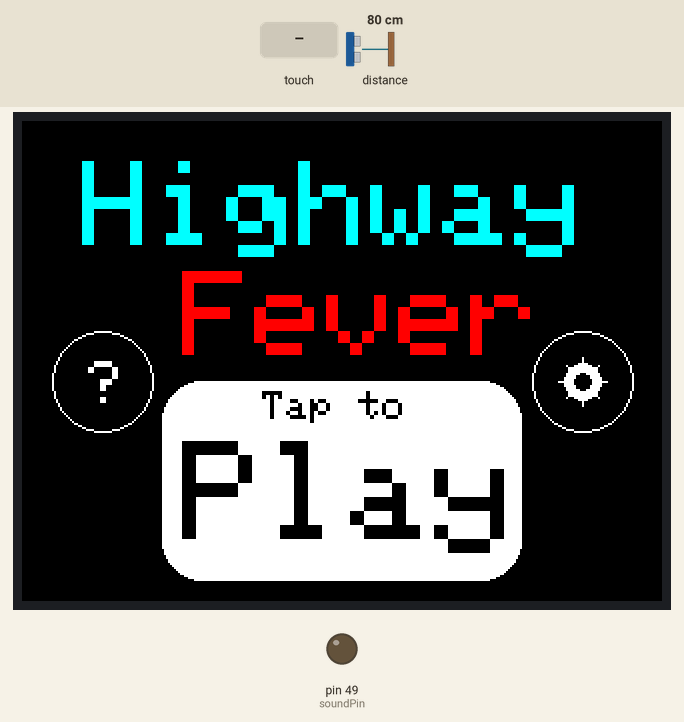
Recording of a sketch running on a simulated Arduino Mega 2560, built with avr-gcc and run on an emulated ATmega2560. On the bench: 320×240 colour display, output pins drawn as LEDs (lit = HIGH). Dashed ring = blinking. The test bench sets the inputs (shaded band); at power-on: distance to the obstacle 80 cm. Random numbers use the default seed unless the sketch sets one.

Above: at 1.48 s.
1.5 s: touch panel pressed at 13 % / 30 % of its raw x / y range
At 2.4 s:
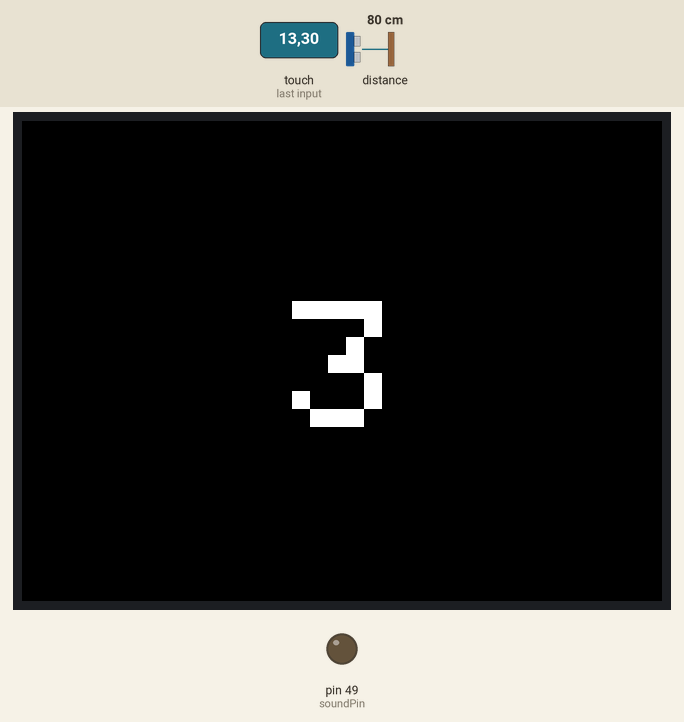
4.5 s: distance to the obstacle set to 27 cm
At 5.66 s:
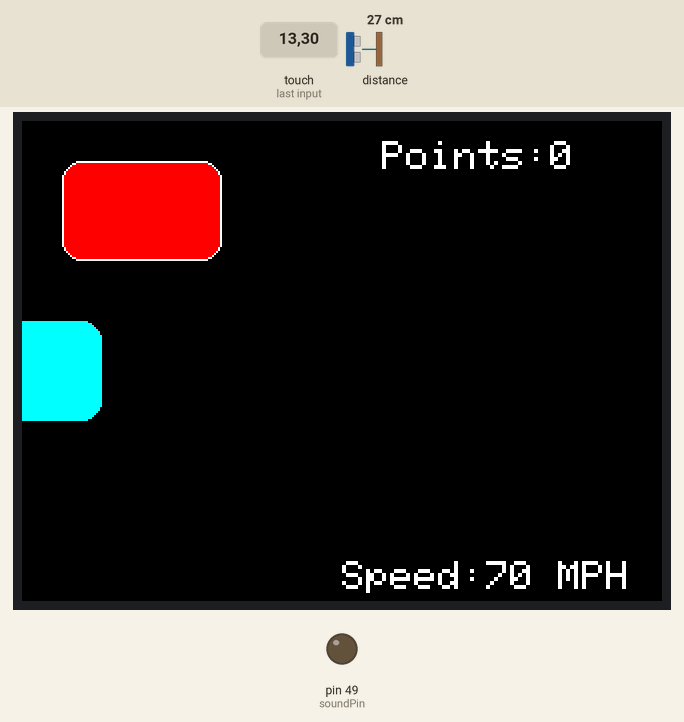
6.2 s: distance to the obstacle set to 21 cm
At 6.7 s:
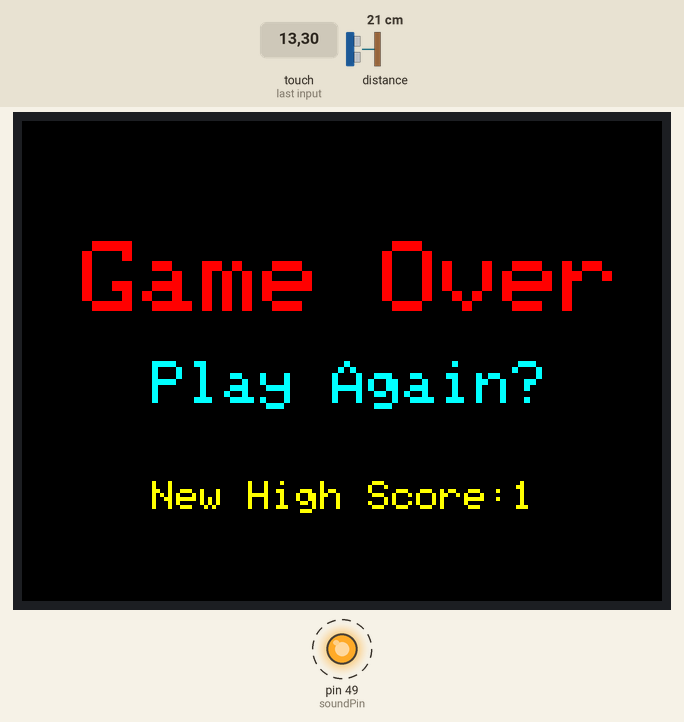
9.2 s: touch panel pressed at 13 % / 10 % of its raw x / y range
At 10.7 s:
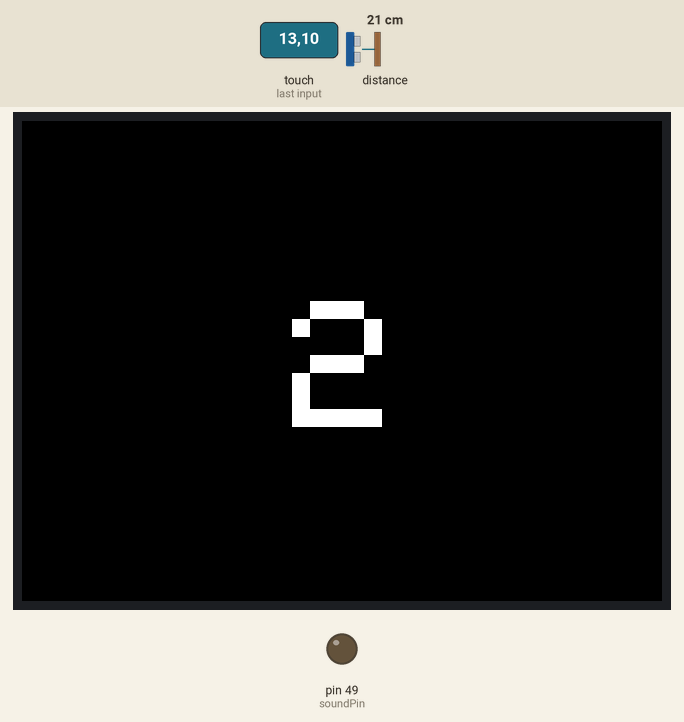
12.2 s: touch panel pressed at 38 % / 10 % of its raw x / y range
At 12.9 s:
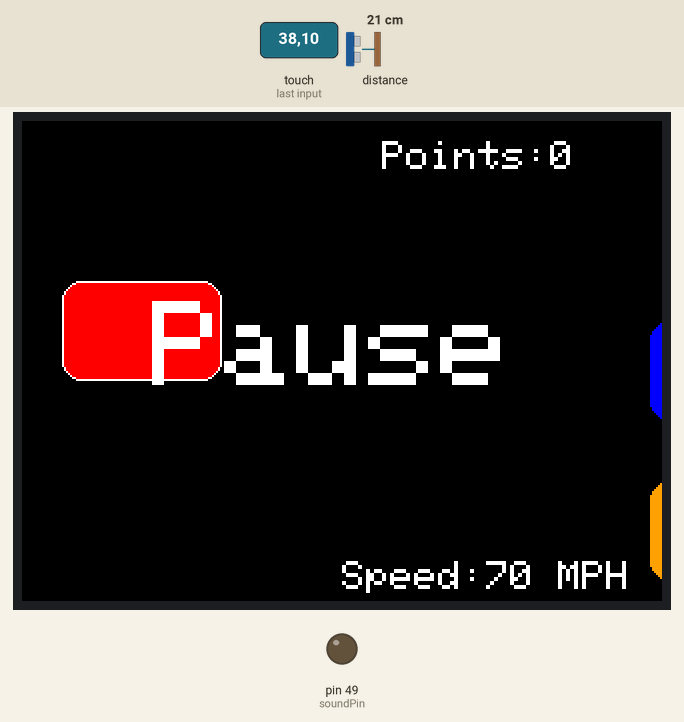
13.8 s: touch panel pressed at 62 % / 10 % of its raw x / y range
At 16.3 s:
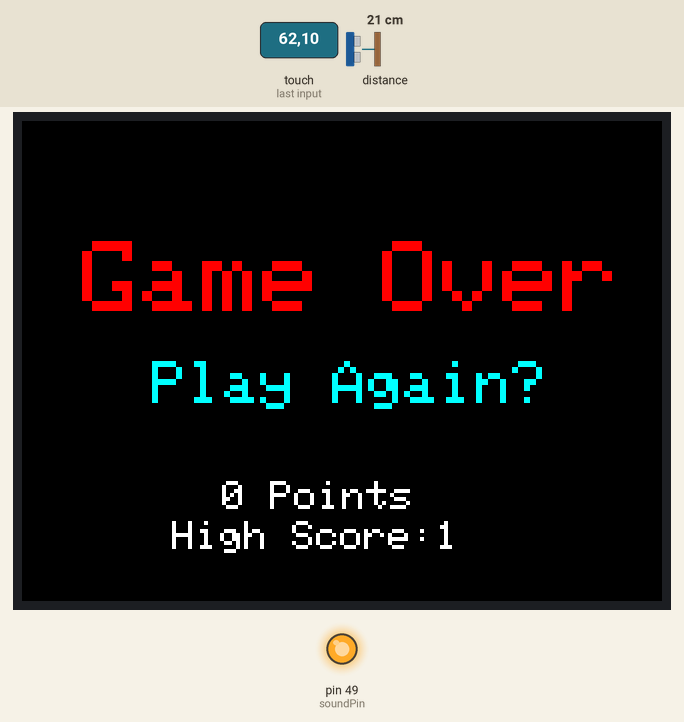
Timing chart, 0 to 18.9 s (numbered marks = the images above; inputs shaded):
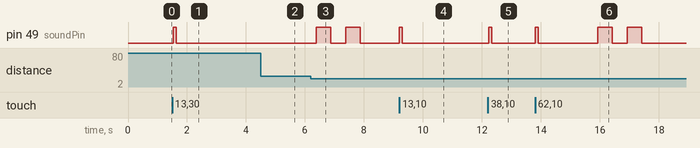

Measured:
- the behaviour switches between 25 and 24 cm on distance to the obstacle (found by bisection; images 2 and 3)
- after the input at 1.5 s, pin 49 (soundPin): LOW → HIGH at once, → LOW 0.10 s later
- after the input at 9.2 s, pin 49 (soundPin): LOW → HIGH at once, → LOW 0.10 s later
- after the input at 13.8 s, pin 49 (soundPin): goes HIGH 0.10 s, LOW 2.0 s, HIGH 0.50 s, LOW 0.50 s, HIGH 0.50 s, then LOW, starting at once; the display: first changes after 0.10 s (image 6 shows a later state)
- what the display in image 1 shows lasts 0.9 s, from 1.7 s to 2.6 s
- what the display in image 2 shows lasts 0.4 s, from 5.5 s to 5.9 s
- what the display in image 3 shows lasts 1.5 s, from 6.4 s to 7.9 s

The sketch:

HIGHWAYFEVER_V2sketch_4-11.ino
```cpp
//Move your hand up and down over the LIDAR  to move the your car left and right to avoid the slower cars on the road.

#include <Elegoo_TFTLCD.h>
#include <Elegoo_GFX.h>
#include <TouchScreen.h>

#include <Wire.h>
#include <VL53L1X.h>

VL53L1X sensor;

#define BLACK   0x0000
#define BLUE    0x001F
#define RED     0xF800
#define GREEN   0x07E0
#define CYAN    0x07FF
#define MAGENTA 0xF81F
#define YELLOW  0xFFE0
#define WHITE   0xFFFF
#define GRAY    0x8410
#define ORANGE  0xFD00

#define TS_MINX 120
#define TS_MINY 80
#define TS_MAXX 920
#define TS_MAXY 905

#define XP 8
#define YP A3
#define XM A2
#define YM 9

Elegoo_TFTLCD tft(A3, A2, A1, A0, A4); // (LCD_CS, LCD_CD, LCD_WR, LCD_RD, LCD_RESET)
TouchScreen ts = TouchScreen(XP,YP,XM,YM,364);

int soundPin = 49;

int Xc = -20;                                                                  //Obsticle x position
int Y1c = 20+(80*random(3));                                                   //Obsticle 1 y position
int Y2c = 20+(80*random(3));                                                   //Obsticle 2 y position
int Yp = 0;                                                                    //Player y poition
int pastYp = 0;                                                                //Player y poition before current frame
int points = 0;                                                                //Game points
int hiscore = 0;                                                               //High score
int Speed = 0;                                                                 //Obsticle speed
int pastPts = 0;                                                               //Points before current frame
int pointDif = 0;                                                              //Points - past points
int Hex[7][6] = {{0x001F,0x07E0,0x07FF,0xF81F,0xFFE0,0xFD00},   //RED          //Obsticle car colors hexadecimal
                 {0x001F,0xF800,0x07E0,0x07FF,0xF81F,0xFFE0},   //ORANGE
                 {0x001F,0xF800,0x07E0,0x07FF,0xF81F,0xFD00},   //YELLOW
                 {0x001F,0xF800,0x07FF,0xF81F,0xFFE0,0xFD00},   //GREEN
                 {0x001F,0xF800,0x07E0,0xF81F,0xFFE0,0xFD00},   //CYAN
                 {0xF800,0x07E0,0x07FF,0xF81F,0xFFE0,0xFD00},   //BLUE
                 {0x001F,0xF800,0x07E0,0x07FF,0xFFE0,0xFD00}};  //MAGENTA
int xCircle[7] = {110,160,210,85,135,185,235};                                 //Settings circle x position
int yCircle[7] = {160,160,160,210,210,210,210};                                //Settings circle y position
int Color1 = 0;                                                                //Obsticle 1 color
int Color2 = 0;                                                                //Obsticle 2 color
int pColor[7] = {0xF800,0xFD00,0xFFE0,0x07E0,0x07FF,0x001F,0xF81F};            //Player color hexadecimal
String cList[7] = {"RED","ORANGE","YELLOW","GREEN","CYAN","BLUE","MAGENTA"};   //Player color words
int Start = 0;                                                                 //Game mode
int choice = 0;                                                                //Button choice
int Setting = 0;                                                               //Color setting
int Sound = 1;                                                                 //Game sound

void setup() {

  Serial.begin(9600);
  Wire.begin();
  Wire.setClock(400000); // use 400 kHz I2C

  tft.reset();
  tft.begin(0x9341); // LCD driver identifier
  tft.setRotation(1);
  tft.fillScreen(BLACK);

  sensor.setTimeout(500);
  if (!sensor.init())
  {
    displayText(50, 100, WHITE, 2, "Sensor Not Detected");
    while (1);
  }
  sensor.setDistanceMode(VL53L1X::Long);
  sensor.setMeasurementTimingBudget(50000);
  sensor.startContinuous(50);

  pinMode(soundPin,OUTPUT);

  //tft.fillRoundRect(300,20,80,50,10,BLUE);
  //tft.fillRoundRect(300,100,80,50,10,BLUE);
  //tft.fillRoundRect(300,180,80,50,10,BLUE);
}

void loop() {

  //Start
  while(Start == 0){
    choice = 0;
    tft.fillScreen(BLACK);
    displayText(30, 20, RED, 6, "Highway");
    displayText(80, 75, CYAN, 6, "Fever");
    tft.drawRoundRect(70,130,180,100,20,WHITE);
    displayText(120, 135, WHITE, 2, "Tap to");
    displayText(80, 160, WHITE, 7, "Play");

    //Settings Icon
    tft.drawCircle(280,130,25,WHITE);
    tft.fillCircle(280,130,9,WHITE);
    tft.drawLine(280,118,280,142,WHITE);
    tft.drawLine(268,130,292,130,WHITE);
    tft.drawLine(272,122,288,138,WHITE);
    tft.drawLine(272,138,288,122,WHITE);
    tft.fillCircle(280,130,4,BLACK);

    //Instructions Icon
    displayText(33, 120, WHITE, 3, "?");
    tft.drawCircle(40,130,25,WHITE);

  for(int Time = 0; ++Time;){
  TSPoint p = ts.getPoint();
  pinMode(XM, OUTPUT);
  pinMode(YP, OUTPUT);

  if (Time%400 == 0){
    displayText(30, 20, CYAN, 6, "Highway");
    displayText(80, 75, RED, 6, "Fever");
    }
  if (Time%500 == 0){
    tft.fillRoundRect(70,130,180,100,20,WHITE);
    displayText(120, 135, BLACK, 2, "Tap to");
    displayText(80, 160, BLACK, 7, "Play");
  }
  if (Time%800 == 0){
    displayText(30, 20, RED, 6, "Highway");
    displayText(80, 75, CYAN, 6, "Fever");
    }
  if (Time%1000 == 0){
    tft.fillRect(70,130,180,100,BLACK);
    tft.drawRoundRect(70,130,180,100,20,WHITE);
    displayText(120, 135, WHITE, 2, "Tap to");
    displayText(80, 160, WHITE, 7, "Play");
  }

  if (p.z > ts.pressureThreshhold){
    int p_x = map(p.y,TS_MINY,TS_MAXY,0,320);
    int p_y = map(p.x,TS_MINX,TS_MAXX,0,240);

      //Play Button
    if(p_x>65 && p_y>10 && p_x<250 && p_y<100){
      break;
       }
      //Settings Button
    if(p_x>10 && p_y>75 && p_x<60 && p_y<125){
      choice = 1;
      break;
       }
      //Instructions Button
    if(p_x>255 && p_y>75 && p_x<305 && p_y<125){
      choice = 2;
      break;
       }
     }
   }
   if(choice == 1){
     Start = 4;
    }
   else if(choice == 2){
     Start = 5;
    }
   else{
     startPlay();
    }
  }

  //Play
  while(Start == 1){
  sensor.read();
  TSPoint p = ts.getPoint();
  pinMode(XM, OUTPUT);
  pinMode(YP, OUTPUT);

  if(p.z == 0){
    pastPts = points;

       //Levels
      if(points%10 == 0 && points <= 100 && points != 0 && pointDif == 1){
        tft.fillRect(230,217,80,20,BLACK);
        Speed += 3;
        }

      //Player Car
      playerCar();

      //Obstacle Cars
      Xc += (24+Speed);
      if(Xc<=360){
         tft.fillRect(300-Xc,Y1c,110+Speed,50,BLACK);
         tft.fillRect(300-Xc,Y2c,110+Speed,50,BLACK);
         tft.fillRoundRect(300-Xc,Y1c,80,50,10,Color1);
         tft.fillRoundRect(300-Xc,Y2c,80,50,10,Color2);
      }

      else{
        tft.fillRect(300-Xc,Y1c,140,50,BLACK);
        tft.fillRect(300-Xc,Y2c,140,50,BLACK);
        tft.fillRect(260,7,60,20,BLACK);
        Xc -= 360;
        Y1c = 20+(80*random(3));
        Y2c = 20+(80*random(3));
        carColors(random(6), random(6));
        points += 1;
        }

       //Point Display
      displayText(180, 10, WHITE, 2, "Points:" + String(points));
      displayText(160, 220, WHITE, 2, "Speed:" + String(70 + 10 * (Speed/3)) + " MPH");

       //Detect Collision
      if(Xc >= 190){
        if(abs(Yp-Y1c) <= 50 or abs(Yp-Y2c) <= 50){
          Start = 3;
          }
        }

      pointDif = points - pastPts;
  }
  else{
    displayText(65, 90, WHITE, 6, "Pause");
    analogWrite(soundPin, 255 * (Sound%2));
    delay(100);
    analogWrite(soundPin, LOW);
    delay(400);
    Start = 2;
    }
  }

  //Pause
  while(Start == 2){
    TSPoint p = ts.getPoint();
    pinMode(XM, OUTPUT);
    pinMode(YP, OUTPUT);

     if (p.z > ts.pressureThreshhold){
       analogWrite(soundPin, 255 * (Sound%2));
       delay(100);
       analogWrite(soundPin, LOW);
       tft.fillScreen(BLACK);
       displayText(135, 90, WHITE, 9, "3");
        for(int Time = 0; Time <= 30; ++Time){
           sensor.read();
           playerCar();
           if(Time == 10){
             tft.fillRect(130,80,80,80,BLACK);
             displayText(135, 90, WHITE, 9, "2");
            }
           if(Time == 20){
             tft.fillRect(130,80,80,80,BLACK);
             displayText(135, 90, WHITE, 9, "1");
            }
          }
       tft.fillRect(130,80,80,80,BLACK);
       Start = 1;
       }
    }

  //Game Over
  while(Start == 3){
    choice = 0;
    Xc -= 330;
    Y1c = 20+(80*random(3));
    Y2c = 20+(80*random(3));
    Speed = 0;
    tft.fillScreen(BLACK);
    displayText(30, 60, RED, 5, "Game Over");
    displayText(65, 120, CYAN, 3, "Play Again?");
    if(points > hiscore){
      hiscore = points;
      displayText(65, 180, YELLOW, 2, "New High Score:" + String(hiscore));
       }
    else{
      displayText(100, 180, WHITE, 2, String(points) + " Points");
      displayText(75, 200, WHITE, 2, "High Score:" + String(hiscore));
       }
    points = 0;
    analogWrite(soundPin, 255 * (Sound%2));
    delay(500);
    analogWrite(soundPin, LOW);
    delay(500);
    analogWrite(soundPin, 255 * (Sound%2));
    delay(500);
    analogWrite(soundPin, LOW);
    tft.fillRoundRect(280,10,31,31,5,WHITE);
    displayText(288, 12, BLACK, 3, "x");
    for(int Time = 0; Time <= 30000; ++Time){
      TSPoint p = ts.getPoint();
      pinMode(XM, OUTPUT);
      pinMode(YP, OUTPUT);

      if (Time%500 == 0){
        tft.fillRect(60,110,200,40,BLACK);
        }
      if (Time%1000 == 0){
        displayText(65, 120, CYAN, 3, "Play Again?");
        }
      if (p.z > ts.pressureThreshhold){
        int p_x = map(p.y,TS_MINY,TS_MAXY,0,320);
        int p_y = map(p.x,TS_MINX,TS_MAXX,0,240);
        if(p_x>0 && p_y>0 && p_x<320 && p_y<190){
          choice = 1;
          break;
         }
        if(p_x>4 && p_y>200 && p_x<36 && p_y<232){
          break;
         }
       }
     }
      if(choice == 1){
        startPlay();
      }
      else{
        Start = 0;
        }
   }

   //Settings
   while(Start == 4){
     tft.fillScreen(BLACK);
     soundMode();
     tft.fillRoundRect(280,10,31,31,5,WHITE);
     displayText(288, 12, BLACK, 3, "x");
     tft.fillRoundRect(120,70,80,50,10,pColor[Setting]);
     tft.fillCircle(110,160,20,RED);
     tft.fillCircle(160,160,20,ORANGE);
     tft.fillCircle(210,160,20,YELLOW);
     tft.fillCircle(85,210,20,GREEN);
     tft.fillCircle(135,210,20,CYAN);
     tft.fillCircle(185,210,20,BLUE);
     tft.fillCircle(235,210,20,MAGENTA);

     for(int Time = 0; ++Time;){
       TSPoint p = ts.getPoint();
       pinMode(XM, OUTPUT);
       pinMode(YP, OUTPUT);
       tft.fillRoundRect(120,70,80,50,10,pColor[Setting]);
       if(Time%15 == 0){
         tft.drawCircle(xCircle[Setting],yCircle[Setting],20,WHITE);
       }
       if(Time%30 == 0){
         tft.fillCircle(xCircle[Setting],yCircle[Setting],20,pColor[Setting]);
         }
        if (p.z > ts.pressureThreshhold){
         int p_x = map(p.y,TS_MINY,TS_MAXY,0,320);
         int p_y = map(p.x,TS_MINX,TS_MAXX,0,240);
       //Serial.print(p_x); Serial.print("   "); Serial.println(p_y);
         tft.fillCircle(xCircle[Setting],yCircle[Setting],20,pColor[Setting]);
         if(p_x>190 && p_y>55 && p_x<230 && p_y<95){
           Setting = 0;
          }
         if(p_x>138 && p_y>55 && p_x<178 && p_y<95){
           Setting = 1;
          }
         if(p_x>86 && p_y>55 && p_x<126 && p_y<95){
           Setting = 2;
          }
         if(p_x>214 && p_y>3 && p_x<254 && p_y<43){
           Setting = 3;
          }
         if(p_x>162 && p_y>3 && p_x<202 && p_y<43){
           Setting = 4;
          }
         if(p_x>110 && p_y>3 && p_x<150 && p_y<43){
           Setting = 5;
          }
         if(p_x>58 && p_y>3 && p_x<98 && p_y<43){
           Setting = 6;
          }
         if(p_x>75 && p_y>197 && p_x<240 && p_y<222){
           Sound += 1;
           soundMode();
          }
         if(p_x>4 && p_y>200 && p_x<36 && p_y<232){
           break;
          }
        }
      }
     Start = 0;
    }

   //Instructions
    while(Start == 5){
     tft.fillScreen(BLACK);
     tft.fillRoundRect(280,10,31,31,5,WHITE);
     displayText(288, 12, BLACK, 3, "x");

     displayText(60,30,WHITE,3,"How to Play");
     displayText(40,80,WHITE,2,"You are the");
     displayText(185,80,pColor[Setting],2,cList[Setting]);
     displayText(10,100,WHITE,2,"car on the left side of");
     displayText(10,120,WHITE,2,"your screen speeding");
     displayText(10,140,WHITE,2,"through highway traffic.");
     displayText(40,160,WHITE,2,"Move your hand up and");
     displayText(10,180,WHITE,2,"down over the LIDAR");
     displayText(10,200,WHITE,2,"sensor to control your");
     displayText(10,220,WHITE,2,"car. Crash = GG.");

     for(int Time = 0; ++Time;){
       TSPoint p = ts.getPoint();
       pinMode(XM, OUTPUT);
       pinMode(YP, OUTPUT);
       if (p.z > ts.pressureThreshhold){
         int p_x = map(p.y,TS_MINY,TS_MAXY,0,320);
         int p_y = map(p.x,TS_MINX,TS_MAXX,0,240);
         if(p_x>4 && p_y>200 && p_x<36 && p_y<232){
           break;
          }
        }
     }
    Start = 0;
   }
}

//Functions
void displayText(int x, int y, int color, int size, String a){
  tft.setCursor(x,y);
  tft.setTextColor(color); tft.setTextSize(size);
  tft.println(a);
   }

void carColors(int m, int n){
    if(Y1c == Y2c){
      n = m;
      }
    Color1 = Hex[Setting][m];
    Color2 = Hex[Setting][n];
  }

void startPlay(){
    analogWrite(soundPin, 255 * (Sound%2));
    delay(100);
    analogWrite(soundPin, LOW);
    tft.fillScreen(BLACK);
    carColors(random(6), random(6));
    displayText(135, 90, WHITE, 9, "3");
    delay(900);
    tft.fillRect(130,80,80,80,BLACK);
    displayText(135, 90, WHITE, 9, "2");
    delay(900);
    tft.fillRect(130,80,80,80,BLACK);
    displayText(135, 90, WHITE, 9, "1");
    delay(900);
    tft.fillRect(130,80,80,80,BLACK);
    Start = 1;
  }

void playerCar(){
    tft.fillRect(20,pastYp,80,50,BLACK);
    if(sensor.ranging_data.range_mm>100 && sensor.ranging_data.range_mm<290){
      Yp = 290-sensor.ranging_data.range_mm;
      }
    else if(sensor.ranging_data.range_mm<=100){
      Yp = 190;
      }
    else{
      Yp = 0;
      }

     if(Start == 1){
       tft.fillRoundRect(20,Yp,80,50,10,pColor[Setting]);
       tft.drawRoundRect(20,Yp,80,50,10,WHITE);
       }
     else{
       tft.drawRoundRect(20,Yp,80,50,10,pColor[Setting]);
       }
     pastYp = Yp;
     }

void soundMode(){
   if(Sound%2 == 0){
     tft.fillRoundRect(80,20,160,25,10,BLACK);
     tft.drawRoundRect(80,20,160,25,10,WHITE);
     displayText(125,25,WHITE,2,"Unmute");
      }
   else{
     tft.fillRoundRect(80,20,160,25,10,WHITE);
     displayText(140,25,GRAY,2,"Mute");
        }
  }
```
